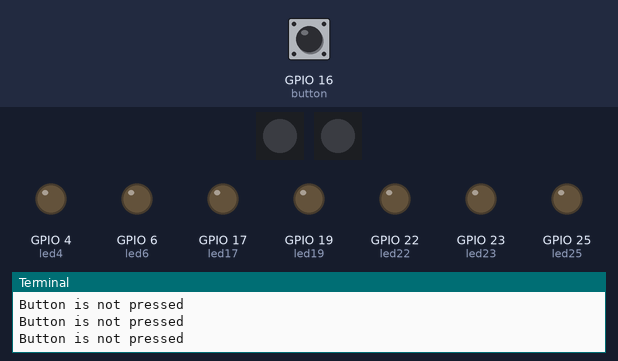
The program below on a simulated Raspberry Pi (BCM pin numbers). Parts: 2 × 1 RGB LEDs in strip order, left to right, output pins drawn as LEDs (lit = HIGH), the last lines printed to the terminal. The test bench sets the inputs (shaded band); at power-on: GPIO 16 (button) HIGH.

Above: at 1.2 s.
1.3 s: GPIO 16 (button) pulled LOW for 0.25 s
At 1.5 s:
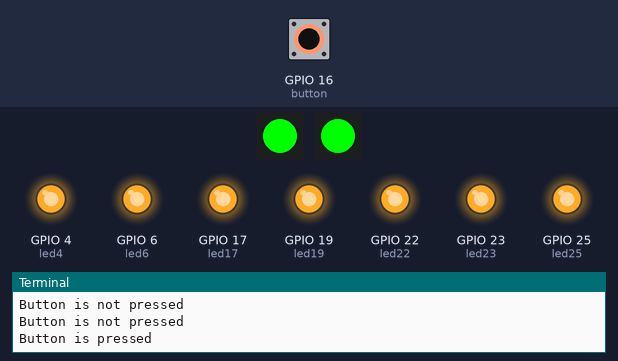
3.1 s: GPIO 16 (button) pulled LOW for 3.2 s
At 6.9 s:
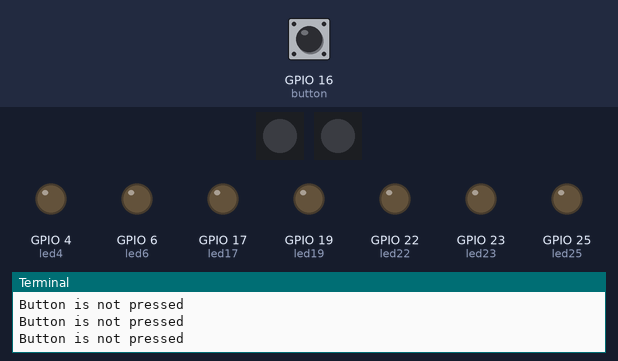
Timing chart, 0 to 8.4 s (numbered marks = the images above; inputs shaded):
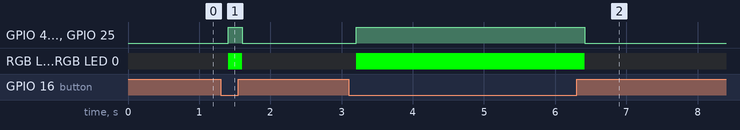

Measured:
- after the input at 1.3 s, GPIO 4 (led4), GPIO 6 (led6), GPIO 17 (led17), GPIO 19 (led19), GPIO 22 (led22), GPIO 23 (led23), GPIO 25 (led25): LOW → HIGH after 0.11 s, → LOW 0.20 s later; RGB LED 0, RGB LED 0: off → RGB(0, 255, 0) after 0.11 s, → off 0.20 s later
- after the input at 3.1 s, GPIO 4 (led4), GPIO 6 (led6), GPIO 17 (led17), GPIO 19 (led19), GPIO 22 (led22), GPIO 23 (led23), GPIO 25 (led25): LOW → HIGH after 0.11 s, → LOW 3.2 s later; RGB LED 0, RGB LED 0: off → RGB(0, 255, 0) after 0.11 s, → off 3.2 s later

The program:

button.py
```python
from gpiozero import LED
from gpiozero import RGBLED
from gpiozero import Button
from time import sleep

button = Button(16)
led4 = LED(4)
led17 = LED(17)
led23 = LED(23)
led19 = LED(19)
led6 = LED(6)
led22 = LED(22)
led25 = LED(25)
led = RGBLED(red=21, green=18, blue=12)
led2 = RGBLED(red=27, green=5, blue=26)

while True:
        if button.is_pressed:
            print("Button is pressed")
            led4.on()
            led17.on()
            led23.on()
            led19.on()
            led6.on()
            led22.on()
            led.color = (0, 1, 0)  # white
            led2.color = (0, 1, 0)  # white
            led25.on()
        else:
            print("Button is not pressed")
            led4.off()
            led17.off()
            led23.off()
            led19.off()
            led6.off()
            led22.off()
            led.off()
            led2.off()
            led25.off()
        sleep(0.2)
```
